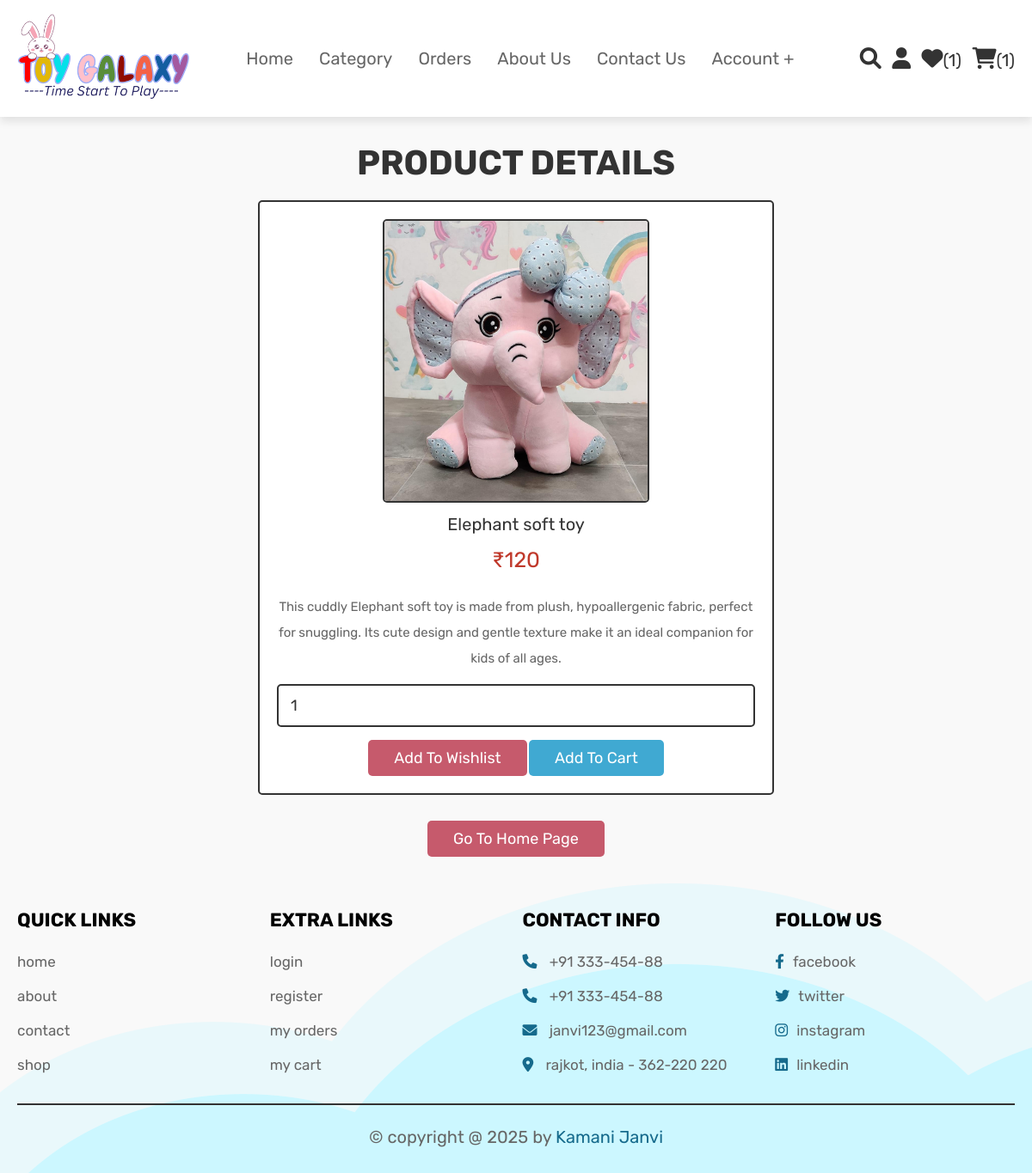
/view_page.php?pid=36, run on the app's committed database.
### tables this page shows
CREATE TABLE `sitesettings` (
  `id` int(5) NOT NULL,
  `sitename` varchar(100) NOT NULL,
  `address` text NOT NULL,
  `phoneno` varchar(12) NOT NULL,
  `email` varchar(100) NOT NULL,
  `image` varchar(100) NOT NULL
);

CREATE TABLE `products` (
  `id` int(100) NOT NULL,
  `catid` int(5) NOT NULL,
  `subcatid` int(5) NOT NULL,
  `productname` varchar(100) NOT NULL,
  `productdescription` varchar(500) NOT NULL,
  `productprice` int(100) NOT NULL,
  `image` varchar(100) NOT NULL
);

### view_page.php (the view, shortened to what this page needs)
<?php
@include 'config.php';
?>
<!DOCTYPE html>
<html lang="en">
<head>
   <link rel="stylesheet" href="https://cdnjs.cloudflare.com/ajax/libs/font-awesome/6.0.0/css/all.min.css">
   <link rel="stylesheet" href="css/style.css">
</head>
<body>
<?php
          $settingqry = "select * from sitesettings ";
          $settingresult = mysqli_query($conn,$settingqry) or exit("Settings select fail".mysqli_error($conn));
          $settingrow = mysqli_fetch_array($settingresult);
      ?>
<?php @include 'header.php'; ?>
<section class="quick-view">
    <h1 class="title">product details</h1>
    <?php
        if(isset($_GET['pid'])){
            $pid = $_GET['pid'];
            $select_products = mysqli_query($conn, "SELECT * FROM `products` WHERE id = '$pid'") or die('query failed');
         if(mysqli_num_rows($select_products) > 0){
            while($fetch_products = mysqli_fetch_assoc($select_products)){
    ?>
    <form action="" method="POST">
    <img id="main-image" src="images/products/<?php echo $fetch_products['image']; ?>"  class="image">
         <div class="name"><?php echo $fetch_products['productname']; ?></div>
         <div class="price"><p> &#x20B9;<?php echo $fetch_products['productprice']; ?></p></div>
         <div class="details"><?php echo $fetch_products['productdescription']; ?></div>
         <input type="number" name="product_quantity" value="1" min="0" class="qty">
         <input type="submit" value="add to wishlist" name="add_to_wishlist" class="option-btn"></tr>
         <input type="submit" value="add to cart" name="add_to_cart" class="btn">
      </form>
    <?php
            }
        }else{
        echo '<p class="empty">no products details available!</p>';
        }
    }
    ?>
    <div class="more-btn">
        <a href="home.php" class="option-btn">go to home page</a>
    </div>
</section>
<?php @include 'footer.php'; ?>
</body>
</html>

### header.php (shortened to what this page needs)
<header class="header">
    <div class="flex">
        <a href="home.php" class="logo">
            <?php
                if(isset($settingrow['image']) && $settingrow['image']!=null ){
                    ?>
                        <img src="images/logo/<?php echo $settingrow['image']; ?>" width="200px" height="100px">
                    <?php
                }else{
                    ?>
                        <h1><?php echo $settingrow['sitename']; ?></h1>
                    <?php
                }
            ?>
        </a>
        <nav class="navbar">
            <ul>
                <li><a href="home.php">home</a></li>
                <li><a href="#">Category</a>
                </li>
                <li><a href="orders.php">orders</a></li>
                <li><a href="about.php">about us</a></li>
                <li><a href="contact.php">contact us</a></li>
                <li><a href="#">account +</a>
                </li>
            </ul>
        </nav>
        <div class="icons">
            <a href="search_page.php" class="fas fa-search"></a>
            <div id="user-btn" class="fas fa-user"></div>
            <?php
                $select_wishlist_count = mysqli_query($conn, "SELECT * FROM `wishlist`") or die('query failed');
                $wishlist_num_rows = mysqli_num_rows($select_wishlist_count);
            ?>
            <a href="wishlist.php"><i class="fas fa-heart"></i><span>(<?php echo $wishlist_num_rows; ?>)</span></a>
            <?php
                $select_cart_count = mysqli_query($conn, "SELECT * FROM `cart`") or die('query failed');
                $cart_num_rows = mysqli_num_rows($select_cart_count);
            ?>
            <a href="cart.php"><i class="fas fa-shopping-cart"></i><span>(<?php echo $cart_num_rows; ?>)</span></a>
        </div>
    </div>
</header>

### footer.php
<section class="footer">
    <div class="box-container">
        <div class="box">
            <h3>quick links</h3>
            <a href="home.php">home</a>
            <a href="about.php">about</a>
            <a href="contact.php">contact</a>
            <a href="product.php">shop</a>
        </div>
        <div class="box">
            <h3>extra links</h3>
            <a href="login.php">login</a>
            <a href="register.php">register</a>
            <a href="orders.php">my orders</a>
            <a href="cart.php">my cart</a>
        </div>
        <div class="box">
            <h3>contact info</h3>
            <p> <i class="fas fa-phone"></i> +91 <?php echo $settingrow['phoneno']; ?> </p>
            <p> <i class="fas fa-phone"></i> +91 <?php echo $settingrow['phoneno']; ?> </p>
            <p> <i class="fas fa-envelope"></i> <?php echo $settingrow['email']; ?> </p>
            <p> <i class="fas fa-map-marker-alt"></i> <?php echo $settingrow['address']; ?> </p>
        </div>
        <div class="box">
            <h3>follow us</h3>
            <a href="http://www.facebook.com"><i class="fab fa-facebook-f"></i>facebook</a>
            <a href="http://www.twitter.com"><i class="fab fa-twitter"></i>twitter</a>
            <a href="http://www.instagram.com"><i class="fab fa-instagram"></i>instagram</a>
            <a href="http://www.linkedin.com"><i class="fab fa-linkedin"></i>linkedin</a>
        </div>
    </div>
    <div class="credit">&copy; copyright @ <?php echo date('Y'); ?> by <span>Kamani Janvi</span> </div>
</section>

### css/style.css (style rules this page uses)
:root { --pink:#e84393; --red:#c0392b; --orange:#f39c12; --black:#333; --white:#fff; --light-color:#666; --light-white:#ccc; --light-bg:#f5f5f5; --border:.2rem solid var(--black); --box-shadow:0 .5rem 1rem rgba(0,0,0,.1); }
* { font-family: 'Rubik', sans-serif; margin:0; padding:0; box-sizing: border-box; outline: none; border:none; text-decoration: none; transition:all .2s linear; }
html { font-size: 62.5%; overflow-x: hidden; scroll-behavior: smooth; scroll-padding-top: 6.5rem; }
body { background-image: url() ; }
section { padding:3rem 2rem; }
.btn, .delete-btn, .option-btn { display: inline-block; border-radius: .5rem; margin-top: 1rem; font-size: 1.8rem; color:var(--white); cursor: pointer; padding:1rem 3rem; text-transform: capitalize; }
.btn { background-color:rgb(64, 169, 210); }
.option-btn { background-color: rgb(198, 90, 108); }
.more-btn { margin-top: 2rem; text-align: center; }
.title { text-align: center; margin-bottom: 2rem; color:var(--black); text-transform: uppercase; font-size: 4rem; }
.header { position: sticky; top:0; left:0; right:0; background-color: var(--white); z-index: 1000; box-shadow: var(--box-shadow); box-sizing: border-box; }
.header .flex { margin: 0 auto; display: flex; align-items: center; justify-content: space-between; padding:1.5rem 2rem; max-width: 1300px; position: relative; }
.header .flex .logo { font-size: 2.5rem; color:var(--pink); background-image: url(../images/logo.png); }
.header .flex .navbar ul { list-style: none; }
.header .flex .navbar ul li { float: left; position: relative; }
.header .flex .navbar ul li a { font-size: 2rem; padding:1rem 1.5rem; display: block; color:var(--light-color); text-transform: capitalize; }
.header .flex .icons > * { font-size: 2.5rem; margin-left: 1rem; color:var(--black); cursor: pointer; }
.header .flex .icons span { font-size: 2rem; }
.quick-view form { max-width: 60rem; padding:2rem; text-align: center; border:var(--border); box-shadow: var(--border); border-radius: .5rem; background-color: var(--white); margin:0 auto; }
.quick-view form .image { height: 33rem; border:var(--border); border-radius: .5rem; }
.quick-view form .name { margin:1rem 0; font-size: 2rem; color:var(--black); }
.quick-view form .price { color:var(--red); font-size: 2.5rem; padding:.5rem 0; }
.quick-view form .details { padding:1rem 0; font-size: 1.5rem; color:var(--light-color); line-height: 2; }
.quick-view form .qty { width: 100%; padding:1.2rem 1.4rem; font-size: 1.8rem; color:var(--black); border-radius: .5rem; border:var(--border); margin:.5rem 0; }
.footer { background-image: url(footer-bg.png); }
.footer .box-container { max-width: 1200px; margin:0 auto; display: grid; grid-template-columns: repeat(auto-fit, minmax(27rem, 1fr)); gap:1.5rem; align-items: flex-start; }
.footer .box-container .box h3 { font-size: 2.2rem; color:black; margin-bottom: 1.5rem; text-transform: uppercase; }
.footer .box-container a, .footer .box-container p { font-size: 1.7rem; color:var(--light-color); padding:1rem 0; display: block; }
.footer .box-container a i, .footer .box-container p i { color:rgb(21, 106, 140); padding-right: 1rem; }
.footer .credit { text-align: center; padding-top: 2.5rem; margin-top: 2.5rem; border-top: var(--border); font-size: 2rem; color:var(--light-color); }
.footer .credit span { color:rgb(21, 106, 140); }
body { font-family: Arial, sans-serif; margin: 0; padding: 0; background-color: #f5f5f5; }
.price { font-size: 20px; color: #000; margin: 10px 0; }
body { font-family: Arial, sans-serif; background-color: #f9f9f9; margin: 0; padding: 0; }

### data on the page
sitesettings: image (picture), phoneno "333-454-88", email "janvi123@gmail.com", address "rajkot, india - 362-220 220"
products: image (picture), productname "Elephant soft toy", productprice "120", productdescription "This cuddly Elephant soft toy is made from plush, hypoallergenic fabric, perfect for snuggling. Its cute design and gentle texture make it an ideal companion for kids of all ages."

### other printed values
$wishlist_num_rows "1"
$cart_num_rows "1"
